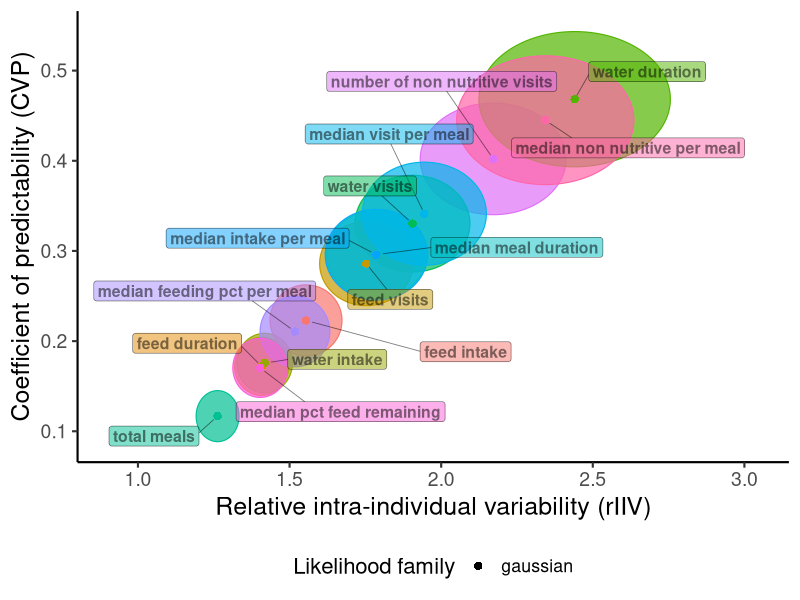

Source code (R):
###################################################################################################
######################### 12c. Predictability Visualisation ########################################
###################################################################################################
# Ellipse scatter plot of relative intra-individual variability (rIIV) vs
# coefficient of predictability (CVP).
# Each variable is drawn as an ellipse whose horizontal extent spans the 95%
# credible interval for rIIV and whose vertical extent spans the 95% credible
# interval for CVP.
# Shape indicates the likelihood family used.

library(ggplot2)
library(ggforce)
library(ggrepel)
library(dplyr)

###################################################################################################
################################## Load summary data ##############################################
###################################################################################################
pred_summary <- read.csv("results/12_predictability/predictability_summary.csv",
                         header = TRUE, stringsAsFactors = FALSE)

###################################################################################################
################################## Compute ellipse geometry #######################################
###################################################################################################
pred_summary <- pred_summary %>%
  mutate(
    a     = (rIIV_upper - rIIV_lower) / 2,
    b     = (CVP_upper  - CVP_lower)  / 2,
    label = gsub("_", " ", variable)
  )

###################################################################################################
################################## Build colour palette ###########################################
###################################################################################################
n_vars <- nrow(pred_summary)
colour_pal <- scales::hue_pal()(n_vars)
names(colour_pal) <- pred_summary$variable

###################################################################################################
################################## Plot ############################################################
###################################################################################################
p <- ggplot(pred_summary, aes(x0 = rIIV_mean, y0 = CVP_mean,
                              a = a, b = b, angle = 0,
                              fill = variable, colour = variable)) +
  geom_ellipse(alpha = 0.7, linewidth = 0.4) +
  geom_point(aes(x = rIIV_mean, y = CVP_mean, colour = variable,
                 shape = family),
             size = 2.5, show.legend = TRUE,
             inherit.aes = FALSE) +
  ggrepel::geom_label_repel(
    aes(x = rIIV_mean, y = CVP_mean, label = label, fill = variable),
    colour             = "black",
    fontface           = "bold",
    size               = 4,
    alpha              = 0.5,
    label.padding      = unit(0.2, "lines"),
    box.padding        = unit(0.8, "lines"),
    point.padding      = unit(0.5, "lines"),
    force              = 20,
    force_pull         = 0.5,
    direction          = "both",
    min.segment.length = 0,
    segment.size       = 0.3,
    max.overlaps       = Inf,
    show.legend        = FALSE,
    inherit.aes        = FALSE
  ) +
  scale_x_continuous(expand = expansion(mult = c(0.25, 0.25))) +
  scale_fill_manual(values   = colour_pal) +
  scale_colour_manual(values = colour_pal) +
  scale_shape_manual(values = c("gaussian" = 16, "lognormal" = 17)) +
  labs(
    x     = "Relative intra-individual variability (rIIV)",
    y     = "Coefficient of predictability (CVP)",
    shape = "Likelihood family"
  ) +
  theme_classic(base_size = 16) +
  theme(
    legend.position  = "bottom",
    legend.box       = "horizontal",
    axis.title       = element_text(size = 18),
    axis.text        = element_text(size = 14)
  ) +
  guides(fill = "none", colour = "none")

ggsave(
  filename = "results/12_predictability/predictability_ellipse_scatter.png",
  plot     = p,
  width    = 10,
  height   = 9
)

cat("Saved: results/12_predictability/predictability_ellipse_scatter.png\n")
